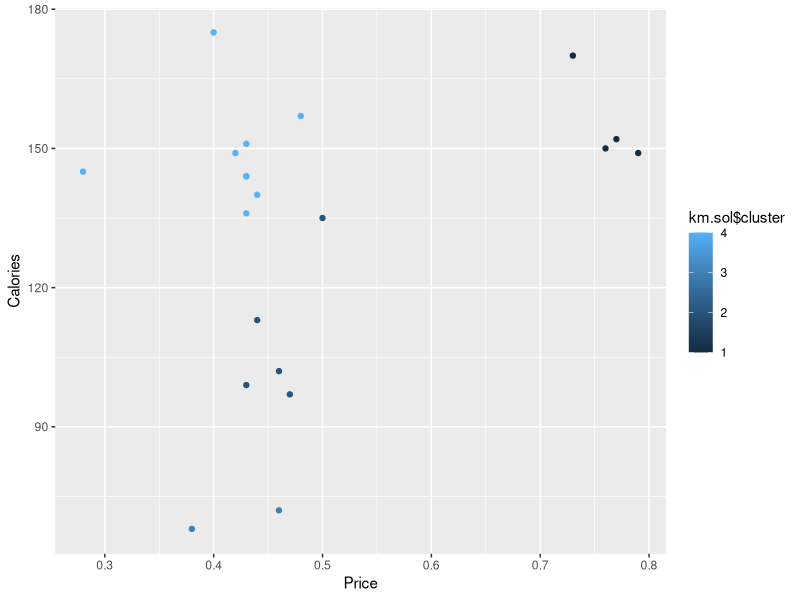
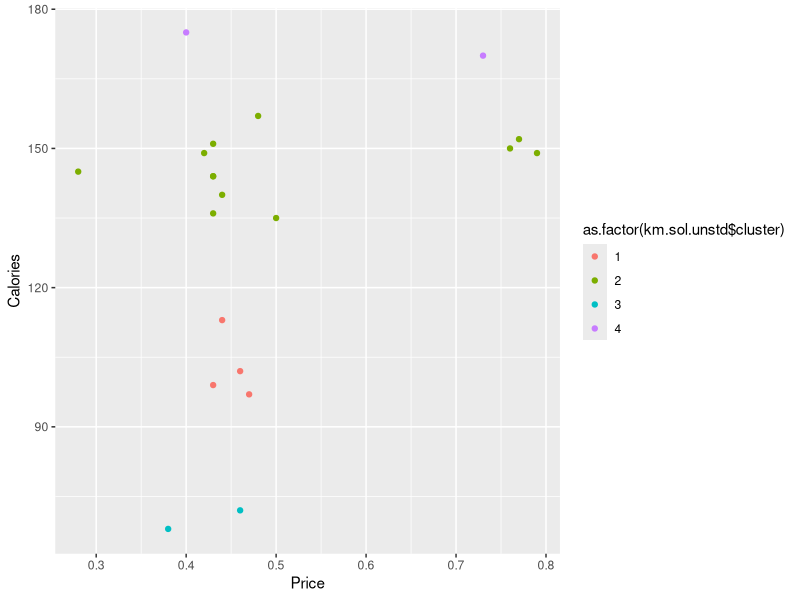

These figures' R source, in order:
#K-means using mall customer data from kaggle.com
library(ggplot2)
library(tidyverse)

#Read the data, clean up variable names
beer <- read.csv("Beer.csv")

#Review the data, subset to the 2 variables of interest, standardize these variables.
head(beer,n=5)
beer2<-beer[,c(2:5)]
beer2_std<-scale(beer2)
summary(beer2_std)

#Ask for 4 groups
km.sol<-kmeans(beer2_std, 4, nstart=25)
km.sol

#Add the cluster variable back to the data
cluster <- as.data.frame(as.factor(km.sol$cluster))
beer3<-cbind(beer,cluster)
head(beer3)

#Make a figure
ggplot() +  geom_point(data = beer3, 
             mapping = aes(x = Price, 
                           y = Calories, 
                           colour = km.sol$cluster))


#Using unstandardized data
#Ask for 4 groups
km.sol.unstd<-kmeans(beer2, 4, nstart=25)
km.sol.unstd

#Add the cluster variable back to the data
cluster <- as.data.frame(as.factor(km.sol.unstd$cluster))
beer5<-cbind(beer2,cluster)
head(beer5)

#Make a figure
ggplot() +  geom_point(data = beer5, 
                       mapping = aes(x = Price, 
                                     y = Calories, 
                                     colour = as.factor(km.sol.unstd$cluster)))


